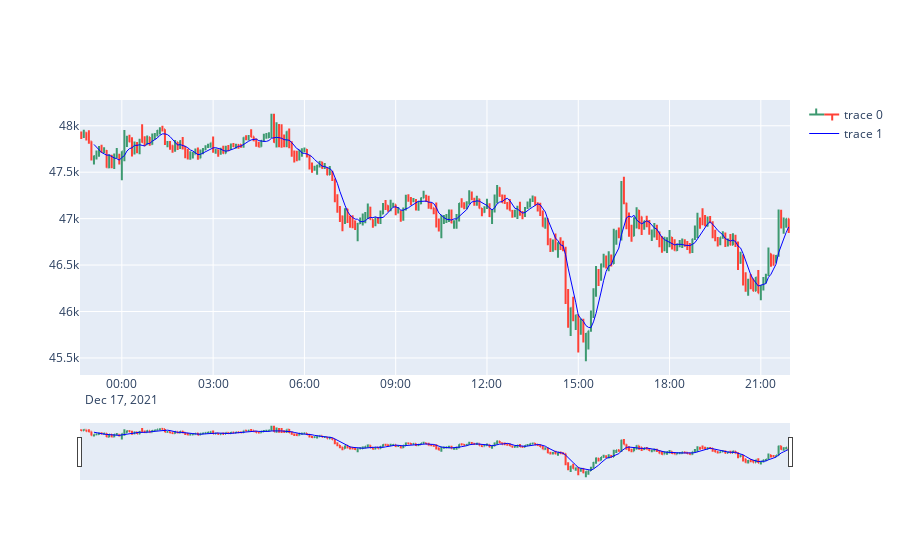

The notebook cell this image was saved under:
### Code cell
btc_usd_sma.plotCandles()

### Figure 1 — Plotly figure (JSON) as saved in the notebook; plotly's stock layout.template omitted (floating-point values rounded to 4 significant figures; data arrays with more than 128 entries replaced by an {"elided": "..."} marker saying what was removed)
{"data": [{"close": {"elided": "280 float values"}, "high": {"elided": "280 float values"}, "low": {"elided": "280 float values"}, "open": {"elided": "280 float values"}, "type": "ohlc", "x": {"elided": "280 str values"}}, {"line": {"color": "blue", "width": 1}, "type": "scatter", "x": {"elided": "280 str values"}, "y": {"elided": "280 float values"}}], "layout": {}}
